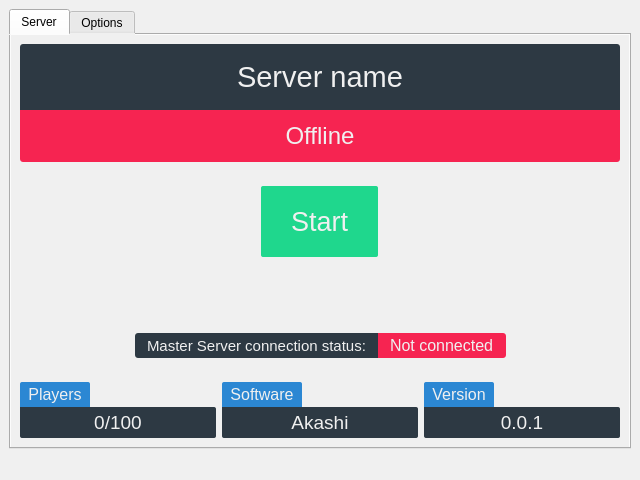
<?xml version="1.0" encoding="UTF-8"?>
<ui version="4.0">
 <class>AkashiMain</class>
 <widget class="QMainWindow" name="AkashiMain">
  <property name="enabled">
   <bool>true</bool>
  </property>
  <property name="geometry">
   <rect>
    <x>0</x>
    <y>0</y>
    <width>640</width>
    <height>480</height>
   </rect>
  </property>
  <property name="font">
   <font>
    <family>Ubuntu</family>
   </font>
  </property>
  <property name="windowTitle">
   <string>AkashiMain</string>
  </property>
  <property name="layoutDirection">
   <enum>Qt::LeftToRight</enum>
  </property>
  <property name="styleSheet">
   <string notr="true">background-color: rgb(240, 240, 240);</string>
  </property>
  <property name="tabShape">
   <enum>QTabWidget::Rounded</enum>
  </property>
  <widget class="QWidget" name="centralwidget">
   <property name="font">
    <font>
     <kerning>true</kerning>
    </font>
   </property>
   <layout class="QHBoxLayout" name="horizontalLayout">
    <item>
     <widget class="QTabWidget" name="tabWidget">
      <property name="autoFillBackground">
       <bool>false</bool>
      </property>
      <property name="currentIndex">
       <number>0</number>
      </property>
      <widget class="QWidget" name="tab_Server">
       <property name="sizePolicy">
        <sizepolicy hsizetype="Expanding" vsizetype="Expanding">
         <horstretch>0</horstretch>
         <verstretch>0</verstretch>
        </sizepolicy>
       </property>
       <property name="layoutDirection">
        <enum>Qt::LeftToRight</enum>
       </property>
       <property name="locale">
        <locale language="English" country="UnitedStates"/>
       </property>
       <attribute name="title">
        <string>Server</string>
       </attribute>
       <layout class="QVBoxLayout" name="verticalLayout">
        <property name="spacing">
         <number>0</number>
        </property>
        <property name="leftMargin">
         <number>9</number>
        </property>
        <item>
         <widget class="QLabel" name="label_ServerName">
          <property name="enabled">
           <bool>true</bool>
          </property>
          <property name="sizePolicy">
           <sizepolicy hsizetype="Preferred" vsizetype="Maximum">
            <horstretch>0</horstretch>
            <verstretch>0</verstretch>
           </sizepolicy>
          </property>
          <property name="font">
           <font>
            <pointsize>22</pointsize>
           </font>
          </property>
          <property name="layoutDirection">
           <enum>Qt::LeftToRight</enum>
          </property>
          <property name="autoFillBackground">
           <bool>false</bool>
          </property>
          <property name="styleSheet">
           <string notr="true">background-color: rgb(45, 57, 67);
color: rgb(240, 240, 240);
padding: 16px 3px 16px 3px;
border-top-left-radius: 3px;
border-top-right-radius: 3px;</string>
          </property>
          <property name="text">
           <string>Server name</string>
          </property>
          <property name="alignment">
           <set>Qt::AlignCenter</set>
          </property>
         </widget>
        </item>
        <item>
         <widget class="QLabel" name="label_ServerStatus">
          <property name="sizePolicy">
           <sizepolicy hsizetype="Preferred" vsizetype="Maximum">
            <horstretch>0</horstretch>
            <verstretch>0</verstretch>
           </sizepolicy>
          </property>
          <property name="font">
           <font>
            <pointsize>18</pointsize>
           </font>
          </property>
          <property name="styleSheet">
           <string notr="true">color: rgb(240, 240, 240);
background-color: rgb(246, 36, 81);
padding: 12px 18px 12px 18px;
border-bottom-left-radius: 3px;
border-bottom-right-radius: 3px;</string>
          </property>
          <property name="text">
           <string>Offline</string>
          </property>
          <property name="alignment">
           <set>Qt::AlignCenter</set>
          </property>
         </widget>
        </item>
        <item>
         <spacer name="verticalSpacer_1">
          <property name="orientation">
           <enum>Qt::Vertical</enum>
          </property>
          <property name="sizeType">
           <enum>QSizePolicy::Fixed</enum>
          </property>
          <property name="sizeHint" stdset="0">
           <size>
            <width>0</width>
            <height>24</height>
           </size>
          </property>
         </spacer>
        </item>
        <item>
         <layout class="QHBoxLayout" name="horizontalLayout_StartStop" stretch="0">
          <property name="spacing">
           <number>0</number>
          </property>
          <property name="sizeConstraint">
           <enum>QLayout::SetDefaultConstraint</enum>
          </property>
          <property name="leftMargin">
           <number>0</number>
          </property>
          <property name="topMargin">
           <number>0</number>
          </property>
          <property name="rightMargin">
           <number>0</number>
          </property>
          <property name="bottomMargin">
           <number>0</number>
          </property>
          <item>
           <widget class="QPushButton" name="startStopButton">
            <property name="enabled">
             <bool>true</bool>
            </property>
            <property name="sizePolicy">
             <sizepolicy hsizetype="Maximum" vsizetype="Fixed">
              <horstretch>0</horstretch>
              <verstretch>0</verstretch>
             </sizepolicy>
            </property>
            <property name="font">
             <font>
              <pointsize>20</pointsize>
             </font>
            </property>
            <property name="layoutDirection">
             <enum>Qt::LeftToRight</enum>
            </property>
            <property name="autoFillBackground">
             <bool>false</bool>
            </property>
            <property name="styleSheet">
             <string notr="true">QPushButton {
    border: none;
    border-radius: 2px;
	background-color: rgb(31, 215, 141);
	color: rgb(240, 240, 240);
    padding: 20px 30px 20px 30px;
}

QPushButton:pressed {
	background-color: rgb(72, 240, 164);
}

QPushButton:flat {
    border: none; /* no border for a flat push button */
}</string>
            </property>
            <property name="text">
             <string>Start</string>
            </property>
            <property name="flat">
             <bool>false</bool>
            </property>
           </widget>
          </item>
         </layout>
        </item>
        <item>
         <spacer name="verticalSpacer_2">
          <property name="orientation">
           <enum>Qt::Vertical</enum>
          </property>
          <property name="sizeType">
           <enum>QSizePolicy::MinimumExpanding</enum>
          </property>
          <property name="sizeHint" stdset="0">
           <size>
            <width>20</width>
            <height>40</height>
           </size>
          </property>
         </spacer>
        </item>
        <item>
         <layout class="QHBoxLayout" name="horizontalLayout_MS">
          <property name="spacing">
           <number>0</number>
          </property>
          <item>
           <spacer name="horizontalSpacer_MS_L">
            <property name="orientation">
             <enum>Qt::Horizontal</enum>
            </property>
            <property name="sizeHint" stdset="0">
             <size>
              <width>0</width>
              <height>0</height>
             </size>
            </property>
           </spacer>
          </item>
          <item>
           <widget class="QLabel" name="label_MS">
            <property name="sizePolicy">
             <sizepolicy hsizetype="Fixed" vsizetype="Preferred">
              <horstretch>0</horstretch>
              <verstretch>0</verstretch>
             </sizepolicy>
            </property>
            <property name="font">
             <font>
              <pointsize>11</pointsize>
             </font>
            </property>
            <property name="styleSheet">
             <string notr="true">background-color: rgb(45, 57, 67);
color: rgb(240, 240, 240);
/*padding: 16px 3px 16px 3px;*/
padding: 3px 8px 3px 8px;
border-top-left-radius: 3px;
border-bottom-left-radius: 3px;</string>
            </property>
            <property name="text">
             <string>Master Server connection status:</string>
            </property>
           </widget>
          </item>
          <item>
           <widget class="QLabel" name="label_MS_Satus">
            <property name="sizePolicy">
             <sizepolicy hsizetype="Fixed" vsizetype="Preferred">
              <horstretch>0</horstretch>
              <verstretch>0</verstretch>
             </sizepolicy>
            </property>
            <property name="font">
             <font>
              <pointsize>12</pointsize>
             </font>
            </property>
            <property name="styleSheet">
             <string notr="true">color: rgb(240, 240, 240);
background-color: rgb(246, 36, 81);
border-top-right-radius: 3px;
border-bottom-right-radius: 3px;
padding: 3px 8px 3px 8px;</string>
            </property>
            <property name="text">
             <string>Not connected</string>
            </property>
           </widget>
          </item>
          <item>
           <spacer name="horizontalSpacer_MS_R">
            <property name="orientation">
             <enum>Qt::Horizontal</enum>
            </property>
            <property name="sizeType">
             <enum>QSizePolicy::MinimumExpanding</enum>
            </property>
            <property name="sizeHint" stdset="0">
             <size>
              <width>0</width>
              <height>0</height>
             </size>
            </property>
           </spacer>
          </item>
         </layout>
        </item>
        <item>
         <spacer name="verticalSpacer_3">
          <property name="orientation">
           <enum>Qt::Vertical</enum>
          </property>
          <property name="sizeType">
           <enum>QSizePolicy::Fixed</enum>
          </property>
          <property name="sizeHint" stdset="0">
           <size>
            <width>0</width>
            <height>24</height>
           </size>
          </property>
         </spacer>
        </item>
        <item>
         <layout class="QHBoxLayout" name="horizontalLayout_Other" stretch="0,0,0">
          <property name="spacing">
           <number>6</number>
          </property>
          <property name="sizeConstraint">
           <enum>QLayout::SetDefaultConstraint</enum>
          </property>
          <property name="topMargin">
           <number>0</number>
          </property>
          <property name="rightMargin">
           <number>0</number>
          </property>
          <item>
           <layout class="QVBoxLayout" name="verticalLayout_Players" stretch="0,0">
            <property name="spacing">
             <number>0</number>
            </property>
            <property name="sizeConstraint">
             <enum>QLayout::SetDefaultConstraint</enum>
            </property>
            <item>
             <widget class="QLabel" name="label_Players">
              <property name="sizePolicy">
               <sizepolicy hsizetype="Fixed" vsizetype="Preferred">
                <horstretch>0</horstretch>
                <verstretch>0</verstretch>
               </sizepolicy>
              </property>
              <property name="font">
               <font>
                <pointsize>12</pointsize>
               </font>
              </property>
              <property name="styleSheet">
               <string notr="true">color: rgb(240, 240, 240);
background-color: rgb(43, 135, 211);
padding: 3px 8px 3px 8px;
border-top-left-radius: 2px;
border-top-right-radius: 2px;</string>
              </property>
              <property name="frameShape">
               <enum>QFrame::NoFrame</enum>
              </property>
              <property name="frameShadow">
               <enum>QFrame::Plain</enum>
              </property>
              <property name="text">
               <string>Players</string>
              </property>
              <property name="alignment">
               <set>Qt::AlignCenter</set>
              </property>
              <property name="wordWrap">
               <bool>false</bool>
              </property>
             </widget>
            </item>
            <item>
             <widget class="QLabel" name="label_PlayerCount">
              <property name="sizePolicy">
               <sizepolicy hsizetype="Preferred" vsizetype="Preferred">
                <horstretch>0</horstretch>
                <verstretch>0</verstretch>
               </sizepolicy>
              </property>
              <property name="font">
               <font>
                <pointsize>14</pointsize>
               </font>
              </property>
              <property name="styleSheet">
               <string notr="true">color: rgb(240, 240, 240);
background-color: rgb(45, 57, 67);
padding: 4px 8px 4px 8px;
border-top-right-radius: 2px;
border-bottom-left-radius: 2px;
border-bottom-right-radius: 2px;</string>
              </property>
              <property name="text">
               <string>0/100</string>
              </property>
              <property name="alignment">
               <set>Qt::AlignCenter</set>
              </property>
             </widget>
            </item>
           </layout>
          </item>
          <item>
           <layout class="QVBoxLayout" name="verticalLayout_Software">
            <property name="spacing">
             <number>0</number>
            </property>
            <item>
             <widget class="QLabel" name="label_Software">
              <property name="sizePolicy">
               <sizepolicy hsizetype="Fixed" vsizetype="Preferred">
                <horstretch>0</horstretch>
                <verstretch>0</verstretch>
               </sizepolicy>
              </property>
              <property name="font">
               <font>
                <pointsize>12</pointsize>
               </font>
              </property>
              <property name="styleSheet">
               <string notr="true">color: rgb(240, 240, 240);
background-color: rgb(43, 135, 211);
padding: 3px 8px 3px 8px;
border-top-left-radius: 2px;
border-top-right-radius: 2px;</string>
              </property>
              <property name="text">
               <string>Software</string>
              </property>
              <property name="alignment">
               <set>Qt::AlignCenter</set>
              </property>
             </widget>
            </item>
            <item>
             <widget class="QLabel" name="label_SoftwareName">
              <property name="font">
               <font>
                <pointsize>14</pointsize>
               </font>
              </property>
              <property name="styleSheet">
               <string notr="true">color: rgb(240, 240, 240);
background-color: rgb(45, 57, 67);
padding: 4px 8px 4px 8px;
border-top-right-radius: 2px;
border-bottom-left-radius: 2px;
border-bottom-right-radius: 2px;</string>
              </property>
              <property name="text">
               <string>Akashi</string>
              </property>
              <property name="alignment">
               <set>Qt::AlignCenter</set>
              </property>
             </widget>
            </item>
           </layout>
          </item>
          <item>
           <layout class="QVBoxLayout" name="verticalLayout_Version">
            <property name="spacing">
             <number>0</number>
            </property>
            <item>
             <widget class="QLabel" name="label_Version">
              <property name="sizePolicy">
               <sizepolicy hsizetype="Fixed" vsizetype="Preferred">
                <horstretch>0</horstretch>
                <verstretch>0</verstretch>
               </sizepolicy>
              </property>
              <property name="font">
               <font>
                <pointsize>12</pointsize>
               </font>
              </property>
              <property name="styleSheet">
               <string notr="true">color: rgb(240, 240, 240);
background-color: rgb(43, 135, 211);
padding: 3px 8px 3px 8px;
border-top-left-radius: 2px;
border-top-right-radius: 2px;</string>
              </property>
              <property name="text">
               <string>Version</string>
              </property>
              <property name="alignment">
               <set>Qt::AlignCenter</set>
              </property>
             </widget>
            </item>
            <item>
             <widget class="QLabel" name="label_VersionNumber">
              <property name="font">
               <font>
                <pointsize>14</pointsize>
               </font>
              </property>
              <property name="styleSheet">
               <string notr="true">color: rgb(240, 240, 240);
background-color: rgb(45, 57, 67);
padding: 4px 8px 4px 8px;
border-top-right-radius: 2px;
border-bottom-left-radius: 2px;
border-bottom-right-radius: 2px;</string>
              </property>
              <property name="text">
               <string>0.0.1</string>
              </property>
              <property name="alignment">
               <set>Qt::AlignCenter</set>
              </property>
             </widget>
            </item>
           </layout>
          </item>
         </layout>
        </item>
       </layout>
      </widget>
      <widget class="QWidget" name="tab_Options">
       <attribute name="title">
        <string>Options</string>
       </attribute>
      </widget>
     </widget>
    </item>
   </layout>
  </widget>
  <widget class="QMenuBar" name="menubar">
   <property name="geometry">
    <rect>
     <x>0</x>
     <y>0</y>
     <width>640</width>
     <height>22</height>
    </rect>
   </property>
  </widget>
  <widget class="QStatusBar" name="statusbar"/>
 </widget>
 <resources/>
 <connections/>
</ui>
